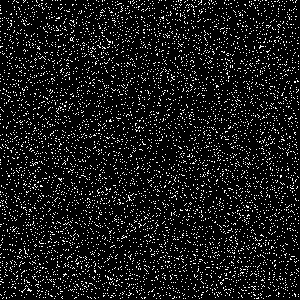
Frame 1 (no input)
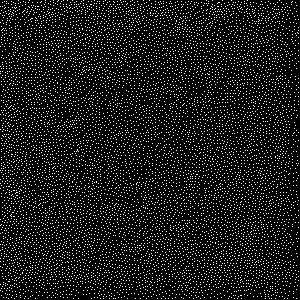
Frame 60 (the mouse pressed at the canvas centre just before this capture)
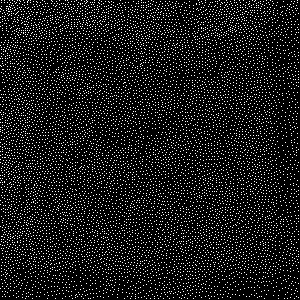
Frame 120 (the mouse held since frame 60 and released just before this capture)

The Processing sketch that drew these frames (run headless with seeded random() and noise(); from frame 60 on, the mouse is pressed at the canvas centre):

// Processing sketch: processing_324
// ── processing_324.pde

WBuffer b;

int ballNum;

Ball[] balls;
float r;
float sinval;
float cosval;

int a, c;

void setup() {
  size(300, 300);
  ballNum = width * height / 10;
  background(0);
  b = new WBuffer(width, height);
  balls = new Ball[ballNum];
  for(int a = 0; a < balls.length; a++) {
    balls[a] = new Ball(random(width), random(height), b);
  }
  //  b.setBlock(0, 0, b.getW(), b.getH(), 0, 1);
  //  frameRate(15);
}

void draw() {
//  background(0);
  loadPixels();
  if(mousePressed) {
    if(mouseButton == LEFT & (pmouseX != mouseX | pmouseY != mouseY)) {
      r = atan2(pmouseY-mouseY, pmouseX-mouseX);
      sinval = -sin(r)*2;
      cosval = -cos(r)*2;
      for(a = -20; a <= 20; a++) {
        for(c = -20; c <= 20; c++) {
          if(sqrt(a*a+c*c)<=20) {
            this.b.buffAt(mouseX+a, mouseY+c).addTo(cosval, sinval);
          }
        }
      }
    }
    else if(mouseButton == RIGHT){
      b.setBlock(0, 0, b.getW(), b.getH(), 0, 0);
    }
    else if(mouseButton == CENTER) {
      for(int a = 0; a < balls.length; a++) {
        pixels[(((int)balls[a].y)*width+(int)balls[a].x)] = color(0);
        balls[a].x = random(width);
        balls[a].y = random(height);
      }
    }
  }
  b.run();
  b.update();
//  b.show();
  for(int a = 0; a < balls.length; a++)
    balls[a].runAndShow();
  updatePixels();
}


float wrap(float a, float low, float high) {
  if(low < high) {
    while(a < low) a += (high-low);
    while(a > high) a -= (high-low);
  }
  return a;
}

int wrap(int a, int low, int high) {
  if(low < high) {
    while(a < low) a += (high-low);
    while(a > high) a -= (high-low);
  }
  return a;
}

class Ball {
  float x;
  float y;
  float dx;
  float dy;
  UBuffer temp;
  WBuffer world;

  Ball(float x, float y, WBuffer world) {
    this.x = x;
    this.y = y;
    this.world = world;
    dx = 0;
    dy = 0;
  }

  void runAndShow() {
    run();
  }

  void run() {
    temp = world.buffAt(x, y);
    float tx = (temp.dx-dx)*.5;
    float ty = (temp.dy-dy)*.5;
    temp.dx -= tx;
    temp.dy -= ty;
    dx += tx;
    dy += ty;
    move(dx, dy);
  }

  void move(float nx, float ny) {
    pixels[(((int)y)*width+(int)x)] = color(0);
    x = wrap(x+nx, 0, width-1);
    y = wrap(y+ny, 0, height-1);
    pixels[(((int)y)*width+(int)x)] = color(255);
  }
}

class UBuffer {
  final int x;
  final int y;
  float dx;
  float dy;
  float nx;
  float ny;
  float tx;
  float ty;
  WBuffer world;
  int s;
  int t;
  int ds;
  int dt;
  UBuffer temp;

  UBuffer(int x, int y, WBuffer world) {
    this.x = x;
    this.y = y;
    this.world = world;
  }

  void setTo(float dx, float dy) {
    this.dx = dx;
    this.dy = dy;
  }

  void addTo(float dx, float dy) {
    this.dx += dx;
    this.dy += dy;
  }

  void run() {
    nx = 0;
    ny = 0;
    for(s = -1; s < 2; s++) {
      for(t = -1; t < 2; t++) {
        ds = x+s;
        dt = y+t;
        temp = world.buffAt(ds, dt);
        nx += temp.dx;
        ny += temp.dy;
        if(pixels[wrap(dt, 0, world.w-1)*world.w+wrap(ds, 0, world.h-1)] == color(255)) {
          nx -= s;
          ny -= t;
        }
      }
    }
    nx /= 9;
    ny /= 9;
    tx += nx;
    ty += ny;
  }

  void update() {
    setTo(tx, ty);
    tx = 0;
    ty = 0;
  }
}

class WBuffer {
  UBuffer[][] data;
  final int w;
  final int h;
  int a;
  int b;
  UBuffer temp;

  WBuffer(int w, int h) {
    this.w = w;
    this.h = h;
    data = new UBuffer[w][h];
    for(a = 0; a < w; a++) {
      for(b = 0; b < h; b++) {
        data[a][b] = new UBuffer(a, b, this);
      }
    }
  }

  UBuffer buffAt(int x, int y) {
    return data[wrap(x, 0, w-1)][wrap(y, 0, h-1)];
  }

  UBuffer buffAt(float x, float y) {
    return data[round(wrap(x, 0, w-1))][round(wrap(y, 0, h-1))];
  }

  void run() {
    for(a = 0; a < w; a++) {
      for(b = 0; b < h; b++) {
        buffAt(a, b).run();
      }
    }
  }

  void update() {
    for(a = 0; a < w; a++) {
      for(b = 0; b < h; b++) {
        buffAt(a, b).update();
      }
    }
  }

  void setBlock(int x, int y, int h, int w, float dx, float dy) {
    for(a = 0; a < w; a++) {
      for(b = 0; b < h; b++) {
        buffAt(x+a, y+b).setTo(dx, dy);
      }
    }  
  }
  void addBlock(int x, int y, int h, int w, float dx, float dy) {
    for(a = 0; a < w; a++) {
      for(b = 0; b < h; b++) {
        buffAt(x+a, y+b).addTo(dx, dy);
      }
    }  
  }

  int getW() {
    return w;
  }

  int getH() {
    return h;
  }

  void show() {
    for(a = 0; a < w; a++) {
      for(b = 0; b < h; b++) {
        temp = buffAt(a, b);
        pixels[b*width+a] = color((abs(temp.dx)+abs(temp.dy))*10%255);
      }
    }
  }
}
